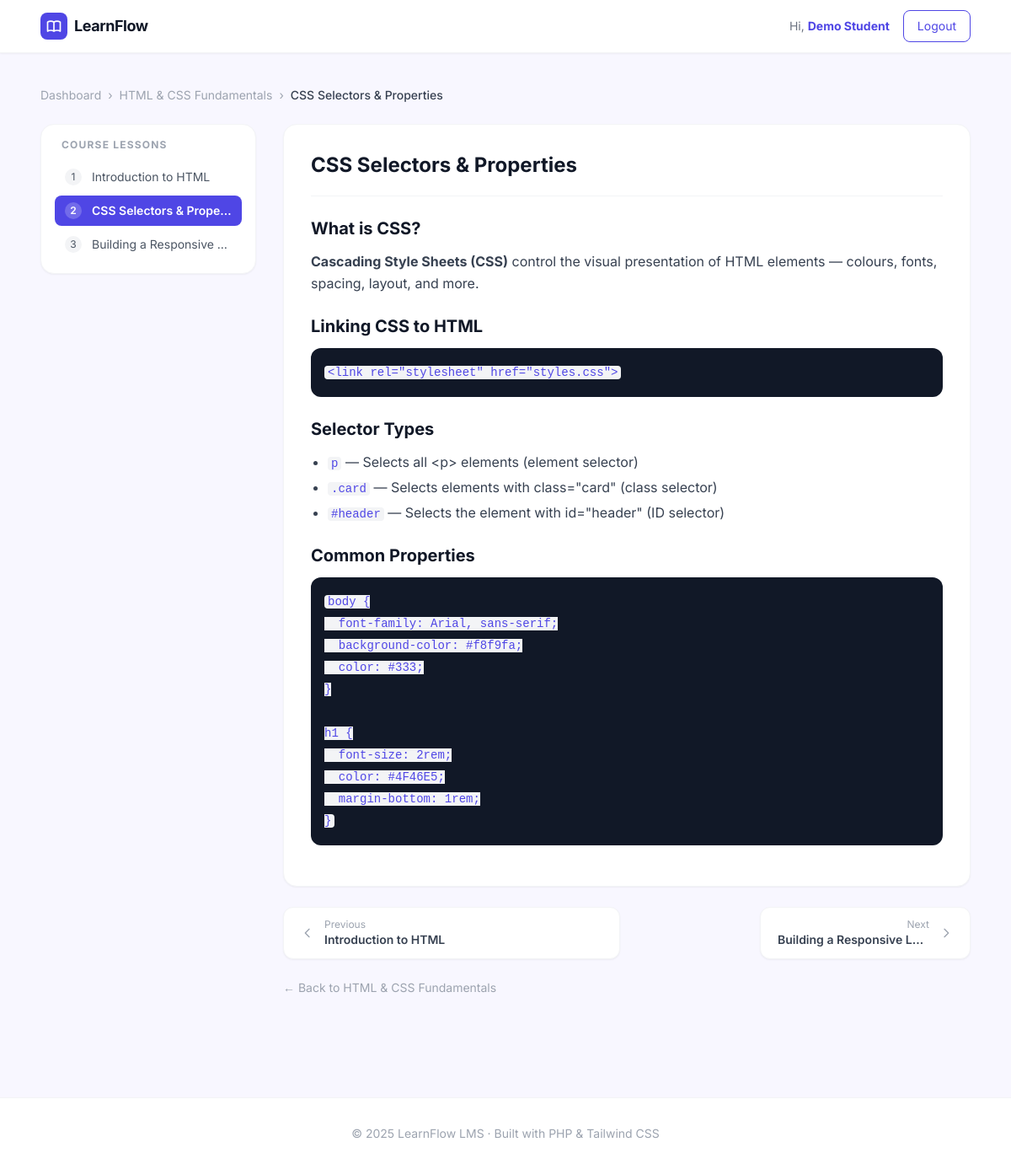
The app's page /lesson.php?id=2 (signed in) with its own data.
### tables this page shows
CREATE TABLE IF NOT EXISTS lessons (
    id          INT UNSIGNED AUTO_INCREMENT PRIMARY KEY,
    course_id   INT UNSIGNED NOT NULL,
    title       VARCHAR(255) NOT NULL,
    summary     VARCHAR(255) DEFAULT NULL,    
    content     LONGTEXT,                    
    sort_order  INT UNSIGNED DEFAULT 0,
    created_at  TIMESTAMP DEFAULT CURRENT_TIMESTAMP,
    FOREIGN KEY (course_id) REFERENCES courses(id) ON DELETE CASCADE
);

CREATE TABLE IF NOT EXISTS courses (
    id          INT UNSIGNED AUTO_INCREMENT PRIMARY KEY,
    title       VARCHAR(255) NOT NULL,
    description TEXT,
    created_at  TIMESTAMP DEFAULT CURRENT_TIMESTAMP
);

### lesson.php (the view, shortened to what this page needs)
<?php
require_once __DIR__ . '/includes/db.php';
require_once __DIR__ . '/includes/layout.php';
$lessonId = (int)($_GET['id'] ?? 0);
$stmt = $pdo->prepare("
    SELECT l.*, c.title AS course_title, c.id AS course_id
    FROM lessons l
    JOIN courses c ON c.id = l.course_id
    WHERE l.id = ?
");
$stmt->execute([$lessonId]);
$lesson = $stmt->fetch();
$nav = $pdo->prepare("
    SELECT id, title, sort_order FROM lessons
    WHERE course_id = ?
    ORDER BY sort_order ASC, id ASC
");
$nav->execute([$lesson['course_id']]);
$allLessons = $nav->fetchAll();
$currentIndex = array_search($lessonId, array_column($allLessons, 'id'));
$prevLesson   = $currentIndex > 0 ? $allLessons[$currentIndex - 1] : null;
$nextLesson   = $currentIndex < count($allLessons) - 1 ? $allLessons[$currentIndex + 1] : null;
?>
<main class="max-w-6xl mx-auto px-6 py-10">
  <nav class="mb-6 text-sm text-gray-400 flex items-center gap-2 flex-wrap">
    <a href="/lms/dashboard.php" class="hover:text-brand transition">Dashboard</a>
    <span>›</span>
    <a href="/lms/course.php?id=<?= $lesson['course_id'] ?>" class="hover:text-brand transition">
      <?= htmlspecialchars($lesson['course_title']) ?>
    </a>
    <span>›</span>
    <span class="text-gray-700 font-medium"><?= htmlspecialchars($lesson['title']) ?></span>
  </nav>
  <div class="flex gap-8">
    <aside class="hidden lg:block w-64 flex-shrink-0">
      <div class="bg-white rounded-2xl border border-gray-100 shadow-sm p-4 sticky top-20">
        <h3 class="text-xs font-bold text-gray-400 uppercase tracking-widest mb-3 px-2">
          Course Lessons
        </h3>
        <ul class="space-y-1">
          <?php foreach ($allLessons as $i => $l): ?>
            <li>
              <a href="/lms/lesson.php?id=<?= $l['id'] ?>"
                class="flex items-center gap-3 px-3 py-2 rounded-lg text-sm transition
                  <?= $l['id'] == $lessonId
                    ? 'bg-brand text-white font-semibold'
                    : 'text-gray-600 hover:bg-gray-50 hover:text-brand' ?>">
                <span class="w-5 h-5 rounded-full text-xs flex items-center justify-center flex-shrink-0
                  <?= $l['id'] == $lessonId ? 'bg-white/20' : 'bg-gray-100' ?>">
                  <?= $i + 1 ?>
                </span>
                <span class="truncate"><?= htmlspecialchars($l['title']) ?></span>
              </a>
            </li>
          <?php endforeach; ?>
        </ul>
      </div>
    </aside>
    <div class="flex-1 min-w-0">
      <div class="bg-white rounded-2xl border border-gray-100 shadow-sm p-8 mb-6">
        <h1 class="text-2xl font-bold text-gray-900 mb-6 pb-5 border-b border-gray-100">
          <?= htmlspecialchars($lesson['title']) ?>
        </h1>
        <div class="prose prose-sm max-w-none text-gray-700 leading-relaxed
            [&_h2]:text-xl [&_h2]:font-bold [&_h2]:text-gray-900 [&_h2]:mt-6 [&_h2]:mb-3
            [&_h3]:text-base [&_h3]:font-semibold [&_h3]:text-gray-800 [&_h3]:mt-4 [&_h3]:mb-2
            [&_p]:mb-4
            [&_ul]:list-disc [&_ul]:pl-5 [&_ul]:mb-4 [&_ul]:space-y-1
            [&_ol]:list-decimal [&_ol]:pl-5 [&_ol]:mb-4
            [&_code]:bg-gray-100 [&_code]:text-brand [&_code]:px-1 [&_code]:rounded [&_code]:text-sm
            [&_pre]:bg-gray-900 [&_pre]:text-gray-100 [&_pre]:p-4 [&_pre]:rounded-xl [&_pre]:overflow-x-auto [&_pre]:mb-4
            [&_blockquote]:border-l-4 [&_blockquote]:border-brand/40 [&_blockquote]:pl-4 [&_blockquote]:italic [&_blockquote]:text-gray-500">
          <?= $lesson['content'] ?>
        </div>
      </div>
      <div class="flex items-center justify-between gap-4">
        <div class="flex-1">
          <?php if ($prevLesson): ?>
            <a href="/lms/lesson.php?id=<?= $prevLesson['id'] ?>"
              class="flex items-center gap-3 bg-white border border-gray-100 rounded-xl px-5 py-3 shadow-sm hover:border-brand hover:shadow-md transition group">
              <svg class="w-4 h-4 text-gray-400 group-hover:text-brand transition" fill="none" stroke="currentColor" viewBox="0 0 24 24">
                <path stroke-linecap="round" stroke-linejoin="round" stroke-width="2" d="M15 19l-7-7 7-7"/>
              </svg>
              <div>
                <p class="text-xs text-gray-400">Previous</p>
                <p class="text-sm font-semibold text-gray-700 group-hover:text-brand truncate max-w-[180px]">
                  <?= htmlspecialchars($prevLesson['title']) ?>
                </p>
              </div>
            </a>
          <?php endif; ?>
        </div>
        <div class="flex-1 flex justify-end">
          <?php if ($nextLesson): ?>
            <a href="/lms/lesson.php?id=<?= $nextLesson['id'] ?>"
              class="flex items-center gap-3 bg-white border border-gray-100 rounded-xl px-5 py-3 shadow-sm hover:border-brand hover:shadow-md transition group text-right">
              <div>
                <p class="text-xs text-gray-400">Next</p>
                <p class="text-sm font-semibold text-gray-700 group-hover:text-brand truncate max-w-[180px]">
                  <?= htmlspecialchars($nextLesson['title']) ?>
                </p>
              </div>
              <svg class="w-4 h-4 text-gray-400 group-hover:text-brand transition" fill="none" stroke="currentColor" viewBox="0 0 24 24">
                <path stroke-linecap="round" stroke-linejoin="round" stroke-width="2" d="M9 5l7 7-7 7"/>
              </svg>
            </a>
          <?php endif; ?>
        </div>
      </div>
      <div class="mt-6">
        <a href="/lms/course.php?id=<?= $lesson['course_id'] ?>" class="text-sm text-gray-400 hover:text-brand transition flex items-center gap-1">
          ← Back to <?= htmlspecialchars($lesson['course_title']) ?>
        </a>
      </div>
    </div>
  </div>
</main>

### includes/layout.php (style rules this page uses)
body { background-color: #F8F7FF; }

### records on screen
lessons: course.title "HTML & CSS Fundamentals", title "CSS Selectors & Properties", title "CSS Selectors & Prope…", content "What is CSS? Cascading Style Sheets (CSS) control the visual presentation of HTML elements — colours, fonts, spacing, layout, and more. Linking CSS to HTML <link rel=\"stylesheet\" href=\"styles.css\"> Selector Types p — Selects all <p> elements (element selector) .card — Selects elements with class=\"card\" (class selector) #header — Selects the element with id=\"header\" (ID selector) Common Properties body { font-family: Arial, sans-serif; background-color: #f8f9fa; color: #333; } h1 { font-size: 2rem; color: #4F46E5; margin-bottom: 1rem; }"
lessons: title "Introduction to HTML"
lessons: title "Building a Responsive…", title "Building a Responsive L…"

### other values on screen
$userName "Demo Student"
